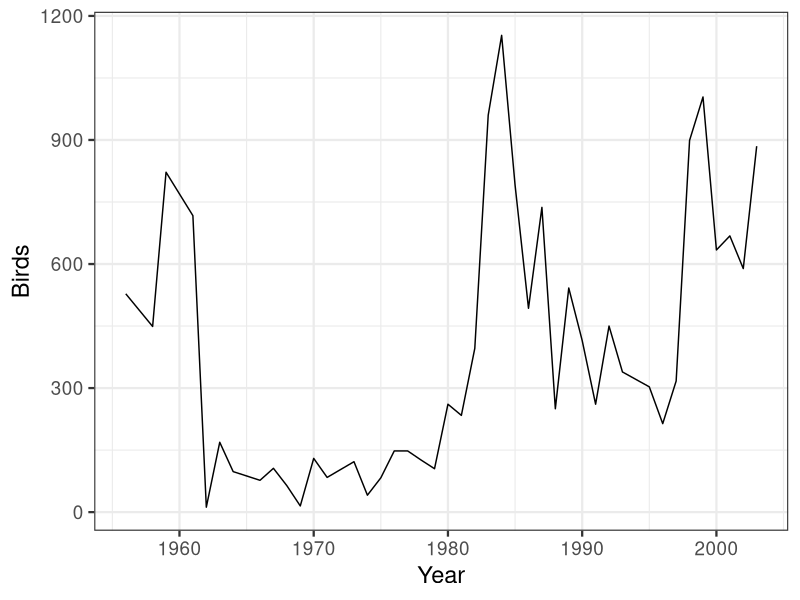
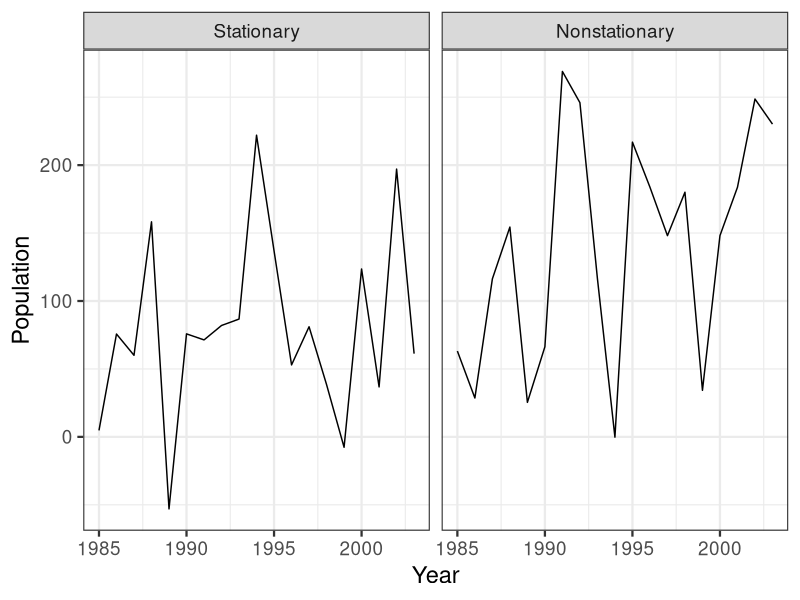
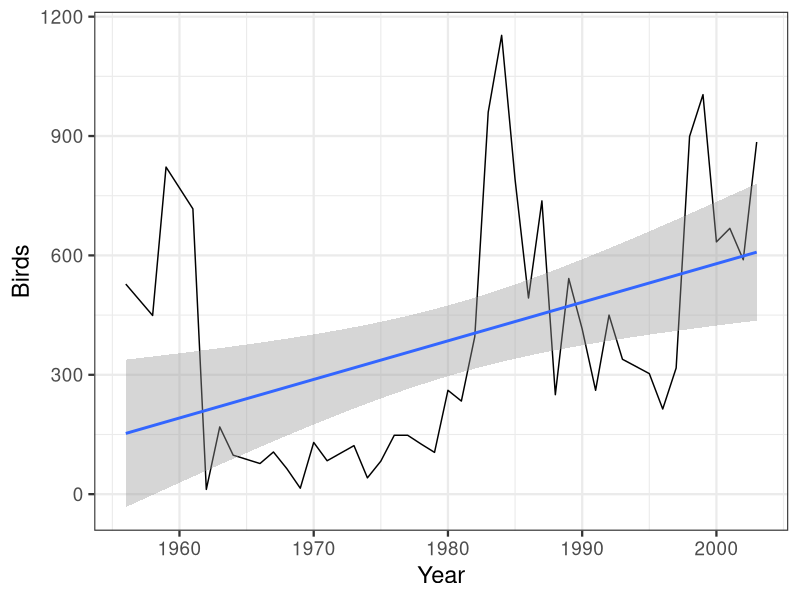
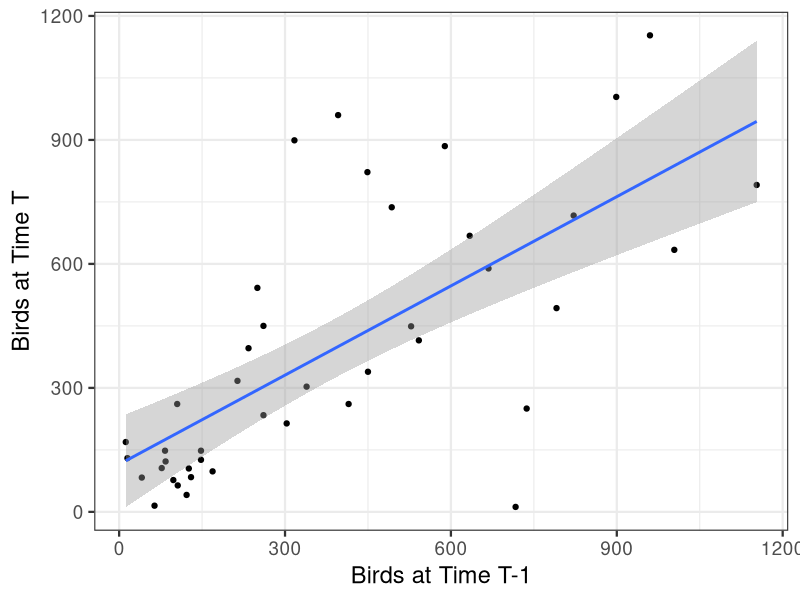
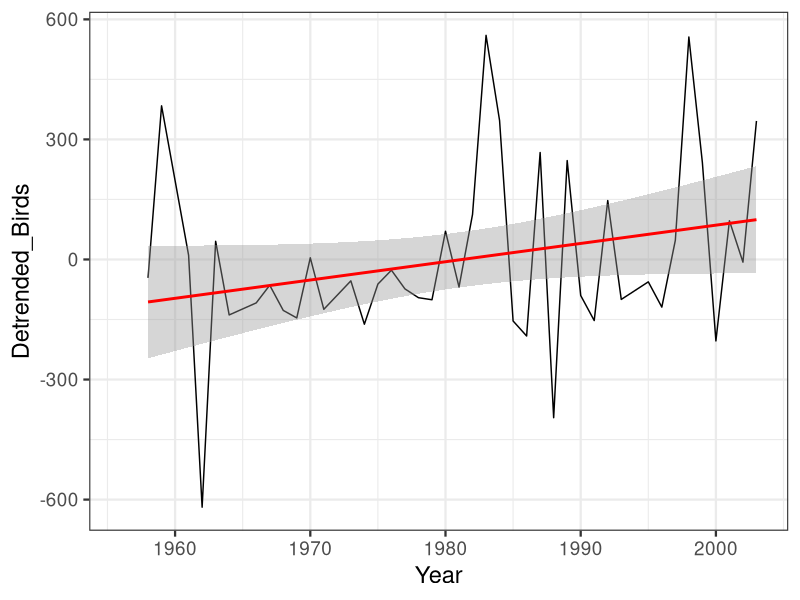
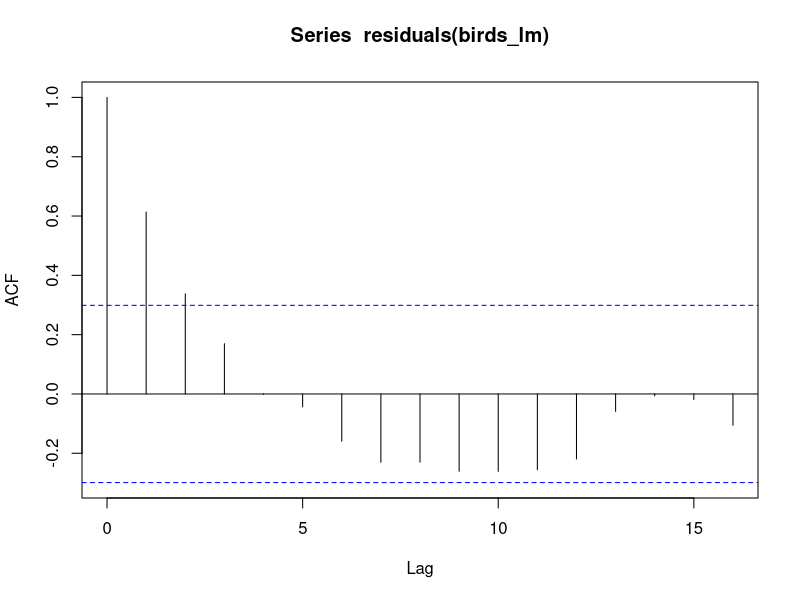
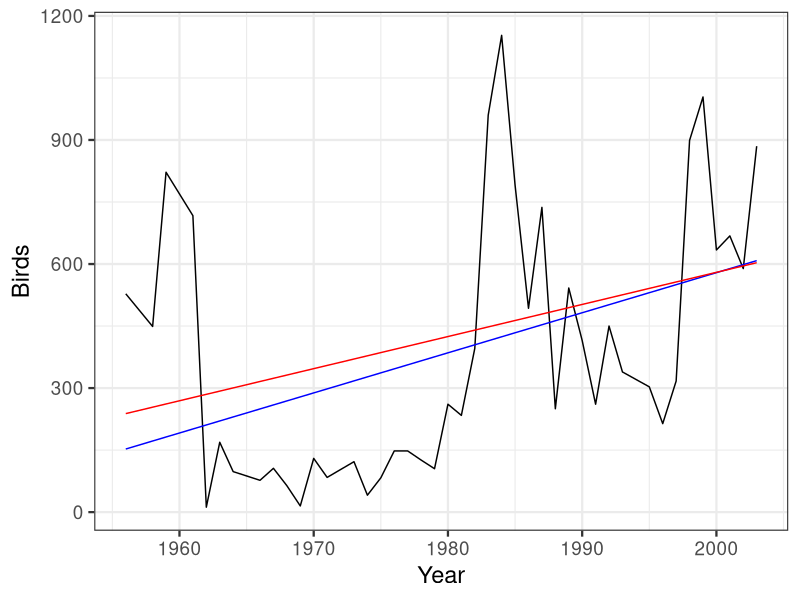
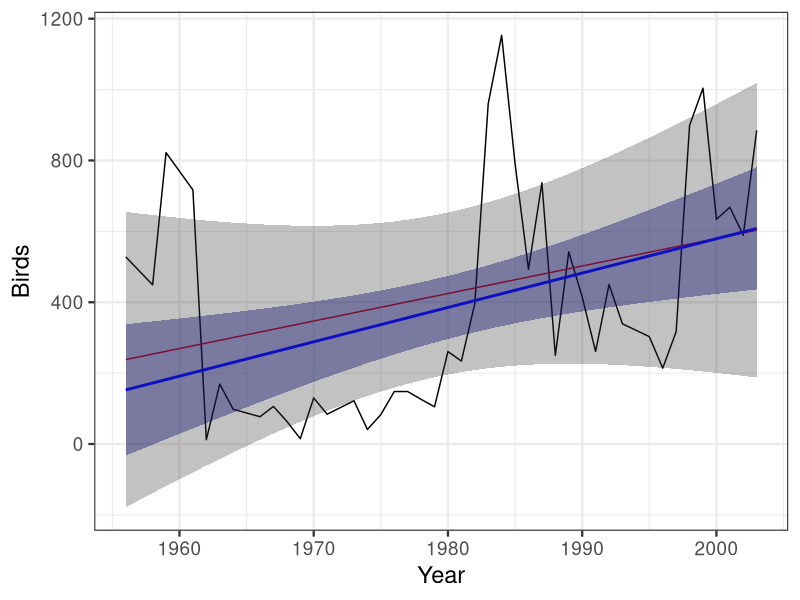

Generate these figures, in order, with R: (Note: this script raises an error after producing the figures.)
## ---- chunk 1
library(knitr)
opts_chunk$set(fig.height=5, fig.width=7, comment=NA, 
               warning=FALSE, message=FALSE, 
               dev="jpeg", echo=FALSE)

library(ggplot2)
library(car)

library(dplyr)
library(tidyr)
library(broom)

library(nlme)
## ---- chunk 2
allbirds <- read.csv("./data/05/allbirds.csv", stringsAsFactors=FALSE)

oahu_data <- allbirds %>% filter(Site == "Coot.Oahu") %>%
  arrange(Year) %>%
  mutate(Birds_Lag = lag(Birds)) %>%
  mutate(Detrended_Birds = c(NA, residuals(lm(Birds ~ Birds_Lag, data=.))))

## ---- chunk 3
oahu <- ggplot(oahu_data,
       mapping=aes(x=Year, y=Birds)) +
  geom_line() +
  theme_bw(base_size=17) +
  ylab("Birds")

oahu
## ---- chunk 4

## ---- chunk 5
set.seed(2014)
sdf <- data.frame(Year = 1985:2003,
                  Stationary = rnorm(19, 50, 80),
                  Nonstationary = rnorm(19, 50*1:19/5, 80)) %>%
  gather(Type, Population, -Year) %>%
  mutate(Type = factor(Type, levels=c("Stationary", "Nonstationary")))

ggplot(sdf, aes(x=Year, y=Population)) +
  geom_line() +
  facet_wrap(~Type) +
  theme_bw(base_size=17)
## ---- chunk 6
oahu + stat_smooth(method="lm")
## ---- chunk 7
ggplot(oahu_data, mapping=aes(x=Birds_Lag, y=Birds)) +
  geom_point() +
  theme_bw(base_size=17) +
  xlab("Birds at Time T-1") +
  ylab("Birds at Time T") +
  stat_smooth(method="lm")
## ---- chunk 8
oahu_detrend_scatter <- ggplot(oahu_data,
       aes(x=Year, y=Detrended_Birds)) +
  geom_line() +
  theme_bw(base_size=17)

oahu_detrend_scatter  + stat_smooth(method="lm", color="red") 

## ---- chunk 9
birds_lm <- gls(Birds ~ Year, data=oahu_data)
acf(residuals(birds_lm))
## ---- chunk 10

## ---- chunk 11

#Correlation Structure
birds_corAR <- corAR1 (form = ~ Year)

#Model
birds_ar1 <- gls(Birds ~ Year, data=oahu_data,
                 correlation = birds_corAR)

## ---- chunk 12
birds_ar1
## ---- chunk 13
anova(birds_ar1, birds_lm)
## ---- chunk 14
knitr::kable(round(summary(birds_lm)$tTable,3))
## ---- chunk 15
knitr::kable(round(summary(birds_ar1)$tTable,3))
## ---- chunk 16
oahu +
  geom_line(y=fitted(birds_lm), color="blue") +
  geom_line(y=fitted(birds_ar1), color="red")
## ---- chunk 17

#get fit values
fit <- predict(birds_ar1)

#Calculate SE of fit
V <- vcov(birds_ar1)
X <- model.matrix(~Year,data=oahu_data)
se.fit <- sqrt(diag(X %*% V %*% t(X)))

#predicted data frame
pred_ar1 <- data.frame(fit = fit,
                       lwr = fit-se.fit*1.96,
                       upr = fit+se.fit*1.96, 
                       Year = oahu_data$Year)

oahu +
  geom_line(y=fitted(birds_ar1), color="red") +
  stat_smooth(method="lm", color="blue", fill="darkblue") +
  geom_ribbon(pred_ar1, mapping=aes(y=fit, ymin=lwr,  ymax=upr), alpha=0.3) 
  
## ---- chunk 18
birds_corCAR <- corCAR1(form = ~ Year)
## ---- chunk 19
oahu_car <- gls(Birds ~ Year, data=oahu_data,
                correlation = birds_corCAR)
## ---- chunk 20
arma_birds_2_ar <- corARMA(form = ~ Year, p = 2, q=0)
## ---- chunk 21
arma_birds_2_ma <- corARMA(form = ~ Year, p = 0, q=2)
## ---- chunk 22
arma_birds_2_arma <- corARMA(form = ~ Year, p = 2, q=2)
## ---- chunk 23
birds_ar2 <- gls(Birds ~ Year, data=oahu_data,
                 correlation = arma_birds_2_ar)
birds_ma2 <- gls(Birds ~ Year, data=oahu_data,
                 correlation = arma_birds_2_ma)
birds_arma2 <- gls(Birds ~ Year, data=oahu_data,
                 correlation = arma_birds_2_arma)
## ---- chunk 24
anova(birds_ar2, birds_arma2)
cat("\n")
anova(birds_ma2, birds_arma2)
cat("\n")
anova(birds_ma2, birds_ar2)
## ---- chunk 25
anova(birds_ar1, birds_ar2)
## ---- chunk 26
pacf(residuals(birds_lm))
## ---- chunk 27
oahu +
    geom_point(mapping=aes(color=Rainfall)) +
  scale_color_gradient(low = "orange", high="blue")
## ---- chunk 28
birds_rain <- gls(Birds ~ Rainfall+Year, data=oahu_data)
acf(residuals(birds_rain))
## ---- chunk 29
birds_rain_ar <- gls(Birds ~ Rainfall+Year, 
                     data=oahu_data,
                     correlation = birds_corAR)
## ---- chunk 30
anova(birds_rain, type="marginal")
## ---- chunk 31
anova(birds_rain_ar, type="marginal")
## ---- chunk 32
allSites <- ggplot(allbirds,
       mapping=aes(x=Year, y=Birds)) +
  geom_line() +
  theme_bw(base_size=14) + 
  facet_wrap(~Site) +
  ylab("Birds")

allSites
## ---- chunk 33
allSites +
    geom_point(mapping=aes(color=Rainfall)) +
  scale_color_gradient(low = "orange", high="blue")
## ---- chunk 34
ggplot(data=allbirds,
       mapping=aes(x=Rainfall, y=Birds, color=Site)) +
  geom_point() +
  theme_bw(base_size=17) +
  stat_smooth(method="lm", fill=NA)
## ---- chunk 35
ggplot(data=allbirds,
       mapping=aes(x=Year, y=Birds)) +
  geom_point() +
  theme_bw(base_size=17) +
  stat_smooth(method="lm", fill=NA)
## ---- chunk 36

## ---- chunk 37
birds_var <- varIdent(form = ~ 1 | Site)
## ---- chunk 38
all_rain <- gls(Birds ~ Rainfall*Site + Year, 
                data=allbirds,
                weights = birds_var)
## ---- chunk 39
acf(residuals(all_rain))
## ---- chunk 40
pacf(residuals(all_rain))
## ---- chunk 41
birds_corAR_site <- corAR1(form = ~ Year | Site)
## ---- chunk 42
all_rain_cor <- gls(Birds ~ Rainfall*Site + Year, 
                    data=allbirds,
                    weights = birds_var,
                    correlation = birds_corAR_site)
## ---- chunk 43
knitr::kable(Anova(all_rain_cor))
## ---- chunk 44
anova(all_rain, all_rain_cor)
## ---- chunk 45
allSites 
## ---- chunk 46

## ---- chunk 47
r2 <- 1-sum(residuals(all_rain_cor)^2)/sum((allbirds$Birds - mean(allbirds$Birds))^2)
## ---- chunk 48
plankton <- read.csv("./data/05/planktonMeans.csv")
ggplot(data=plankton, mapping=aes(x=Year, y=CHLFa)) +
  geom_line() +
  facet_wrap(~Station) +
  theme_bw()
